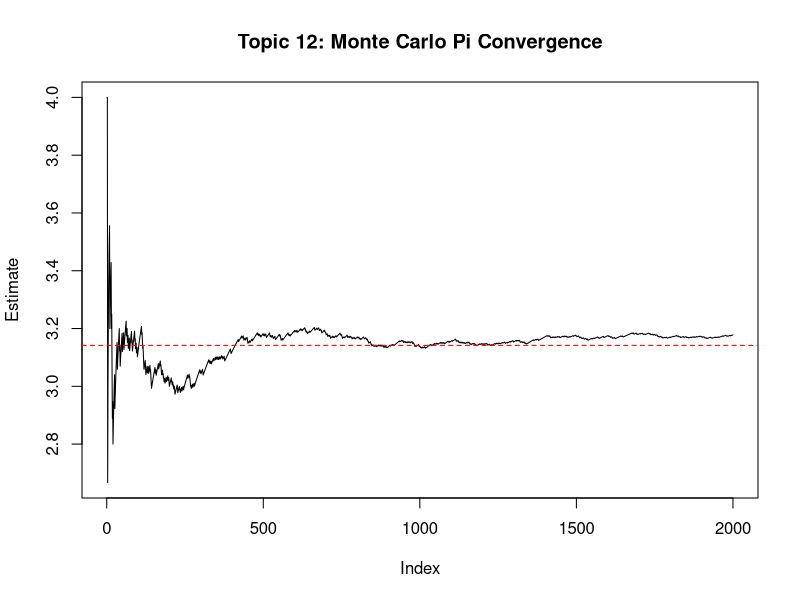

Here is the R script that generated this plot:
#Topic 12:Random numbers and Monte Carlo methods
set.seed(10); N <- 100000
x <- runif(N); y <- runif(N)
4*mean(x^2+y^2 <= 1)
N <- 2000
x <- runif(N, -1, 1)
y <- runif(N, -1, 1)
pi_est <- 4 * cumsum(x^2 + y^2 <= 1) / (1:N)
pi_est <- 4 * cumsum(x^2 + y^2 <= 1) / (1:N)
mc_df <- data.frame(
  Iteration = 1:N,
  Pi_Estimate = pi_est,
  True_Pi = pi,
  Absolute_Error = abs(pi_est - pi)
)
write.csv(mc_df, "Topic_12_Monte_Carlo_Pi.csv", row.names = FALSE)

plot(pi_est, type = "l", main = "Topic 12: Monte Carlo Pi Convergence", ylab = "Estimate")
abline(h = pi, col = "red", lty = 2)
